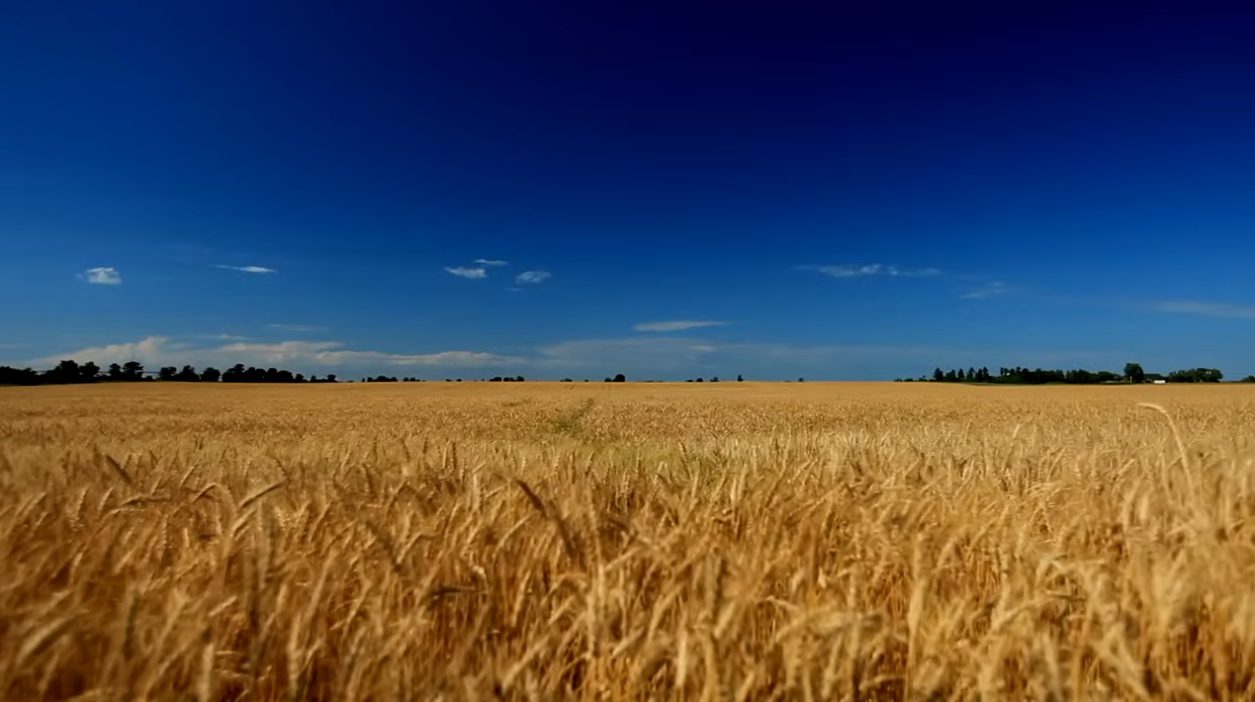
#> input picture P06 Lineas rectas/imagen.png, 1255 x 702 px
$ python 'Lineas rectas.py'
#> lines starting #> are read from the running program, lines starting #| are printed output that depends on the picture; after the words box and inside, x2 and y2 are one past the last pixel; in counts of white or black regions, pixels touching at a corner belong together
import cv2
import numpy as np
from sklearn.linear_model import RANSACRegressor

# Función para aplicar RANSAC en múltiples iteraciones
def detectar_varias_lineas_ransac(puntos_X, puntos_Y, min_puntos=5, max_iteraciones=50):
    lineas_ransac = []
    iteracion = 0

    while len(puntos_X) > min_puntos and iteracion < max_iteraciones:
        # Aplicar RANSAC para detectar una línea
        ransac = RANSACRegressor()
        ransac.fit(puntos_X, puntos_Y)

        # Obtener los inliers, es decir, los puntos que se ajustan bien a la línea
        inlier_mask = ransac.inlier_mask_

        # Extraer los puntos que corresponden a la línea detectada
        puntos_inliers_X = puntos_X[inlier_mask]
        puntos_inliers_Y = puntos_Y[inlier_mask]

        # Guardar los puntos de la línea detectada
        lineas_ransac.append((puntos_inliers_X, puntos_inliers_Y))

        # Eliminar los inliers de la lista de puntos (quitar la línea ya detectada)
        puntos_X = puntos_X[~inlier_mask]
        puntos_Y = puntos_Y[~inlier_mask]

        iteracion += 1

    return lineas_ransac

# Función para detectar vecindarios en rango de +50 y -50 (ya existente)
def detectar_vecindarios(image, rango=50):
    rows, cols = image.shape
    visitado = np.zeros((rows, cols), dtype=bool)
    vecindarios = []
    bordes_vecindarios = []

    def obtener_vecindario(r, c, pivote_valor, rango):
        vecindario = [(r, c)]
        borde = set()
        cola = [(r, c)]
        visitado[r, c] = True
        pivote_valor = int(pivote_valor)

        while cola:
            x, y = cola.pop(0)
            for dx in [-1, 0, 1]:
                for dy in [-1, 0, 1]:
                    nx, ny = x + dx, y + dy
                    if 0 <= nx < rows and 0 <= ny < cols and not visitado[nx, ny]:
                        if pivote_valor - rango <= int(image[nx, ny]) <= pivote_valor + rango:
                            visitado[nx, ny] = True
                            vecindario.append((nx, ny))
                            cola.append((nx, ny))
                        else:
                            borde.add((nx, ny))
        return vecindario, borde

    for r in range(rows):
        for c in range(cols):
            if not visitado[r, c]:
                pivote_valor = image[r, c]
                vecindario, borde = obtener_vecindario(r, c, pivote_valor, rango)
                vecindarios.append(vecindario)
                bordes_vecindarios.append(borde)

    return vecindarios, bordes_vecindarios

# Cargar imagen
imagen_a_color = cv2.imread('imagen.png')
#> imagen_a_color is the input picture: shape (702, 1255, 3); mean B, G, R 82.1, 77.2, 79
if imagen_a_color is None:
    print("Error: No se pudo cargar la imagen.")
else:
    # Convertirla a escala de grises
    imagen = cv2.cvtColor(imagen_a_color, cv2.COLOR_BGR2GRAY)
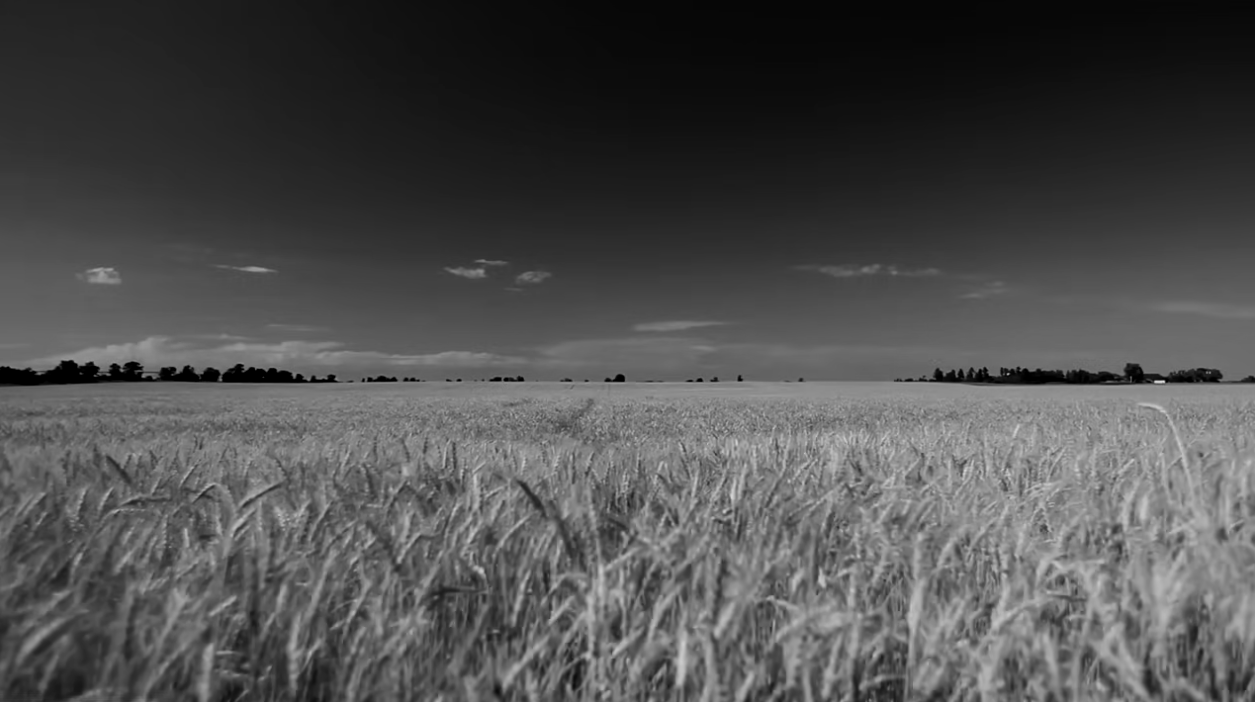
#> imagen: shape (702, 1255); min 0, max 225, mean 78.3

    # Detectar vecindarios y bordes
    vecindarios, bordes_vecindarios = detectar_vecindarios(imagen)
#> after the loop in detectar_vecindarios, `for r in range(rows):`: bordes_vecindarios = 1390 items
#> vecindarios = 1390 items; bordes_vecindarios = 1390 items

    # Mostrar cuántos vecindarios se encontraron
    print(f"Número de vecindarios encontrados: {len(vecindarios)}")
#| Número de vecindarios encontrados: 1390

    # Para visualizar los vecindarios en la imagen (opcional)
    output_image = np.zeros_like(imagen)
    for i, vecindario in enumerate(vecindarios):
        color_value = (255 - (i * 25)) % 256  # Asegurar que los valores estén entre 0 y 255
        for (r, c) in vecindario:
            output_image[r, c] = color_value  # Colorear cada vecindario de manera diferente
#> this loop made 1390 passes
#> color_value on passes 1 to 3: 255, 230, 205
    # Crear imagen binaria para los bordes
    bordes_imagen = np.zeros_like(imagen)

    # Marcar los píxeles de borde en la imagen binaria
    for borde in bordes_vecindarios:
        for (r, c) in borde:
            bordes_imagen[r, c] = 255  # Borde en blanco
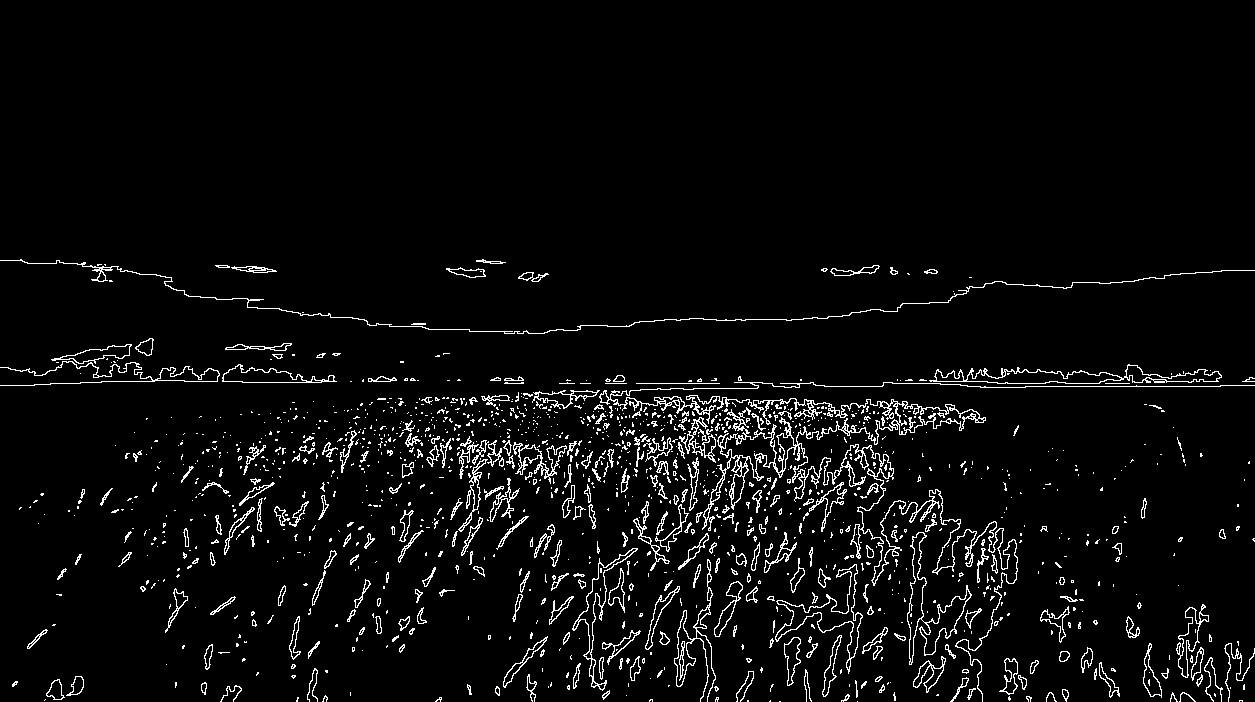
#> bordes_imagen: shape (702, 1255); 4.3% white in thin lines or dots, all inside (x1, y1, x2, y2) = (0, 259, 1255, 702)

    # Aplicar la Transformada de Hough directamente sobre la imagen binarizada de bordes
    # threshold: Decide que el minimo de votos que debe tener para detectarse como linea recta
    # minLineLength: La minima cantidad de pixeles para poder considerarse linea recta
    # masLineGap: maxima separacion permitida entre dos puntos de una linea
    lineas = cv2.HoughLinesP(bordes_imagen, rho=1, theta=np.pi / 180, threshold=50, minLineLength=2, maxLineGap=10)
#> lineas = 2655 rows, first 6: [1065, 383, 1129, 383], [1025, 386, 1220, 386], [851, 386, 882, 386], [731, 420, 893, 400], [417, 456, 445, 454], [616, 445, 865, 428]

    solo_lineas = np.zeros_like(bordes_imagen)
    bordes_restantes = np.copy(bordes_imagen)

    if lineas is not None:
        for linea in lineas:
            for x1, y1, x2, y2 in linea:
                cv2.line(imagen_a_color, (x1, y1), (x2, y2), (0, 255, 0), 2)  # Dibuja cada línea con color verde
                cv2.line(solo_lineas, (x1, y1), (x2, y2), (255), 2)  # Dibuja cada línea con color verde
                cv2.line(bordes_restantes, (x1, y1), (x2, y2), (0, 255, 0), 2)  # Quita las lineas rectas
#> this loop made 2655 passes
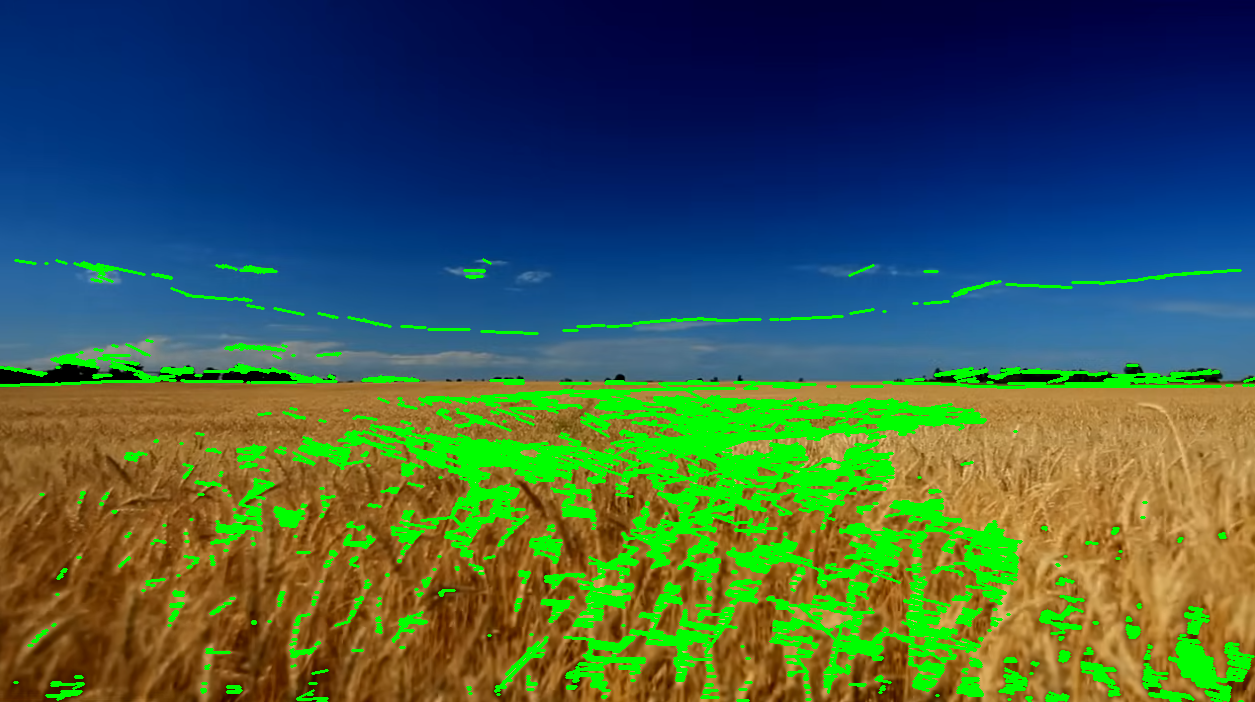
#> imagen_a_color: shape (702, 1255, 3); 10.82% of pixels changed, all inside (x1, y1, x2, y2) = (0, 258, 1255, 702)
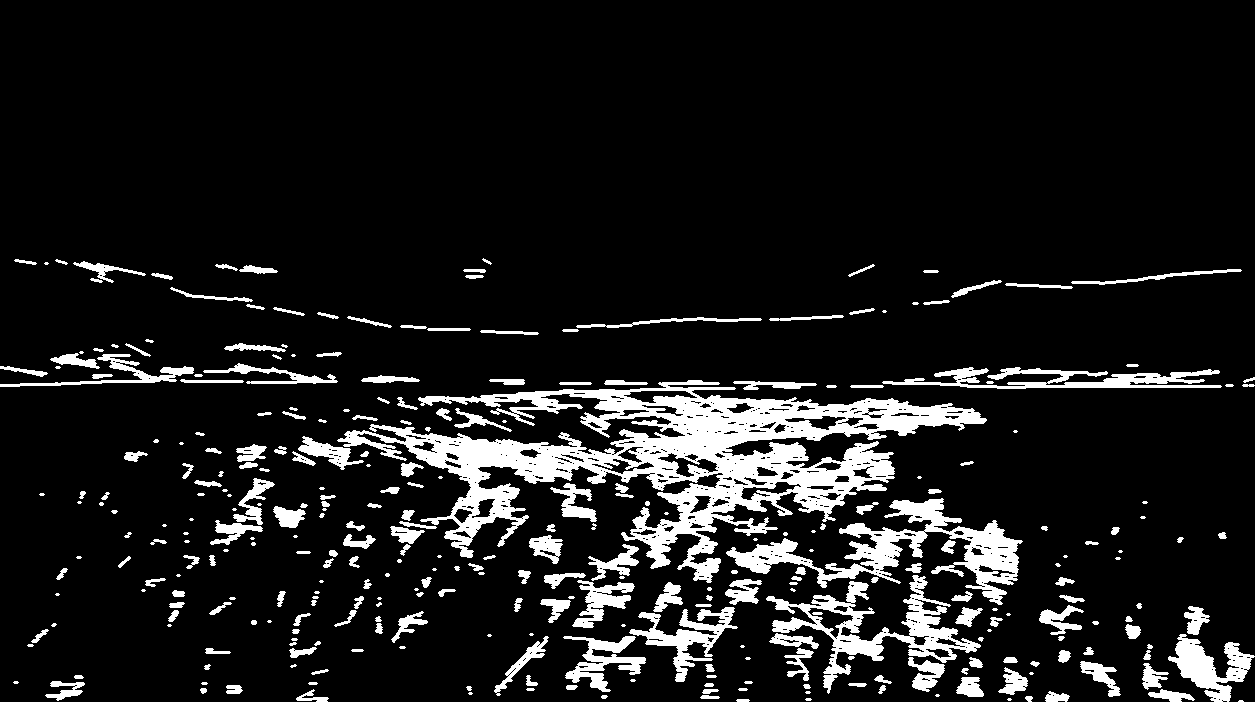
#> solo_lineas: shape (702, 1255); 10.8% white; 324 white regions (88 under 20 px), largest, box (x1, y1, x2, y2) and area: (337, 380, 987, 583) 38028, (726, 498, 1023, 605) 8247, (766, 575, 981, 694) 5756

    # Mostrar la imagen con las líneas detectadas
    cv2.imshow('Vecindarios', output_image)
    cv2.imshow("Bordes de la imagen", bordes_imagen)
    cv2.imshow('Lineas rectas sobrepuestas', imagen_a_color)
    cv2.imshow('Solo lineas rectas', solo_lineas)
    cv2.imshow("Bordes restantes de la imagen", bordes_restantes)
    cv2.waitKey(0)
    cv2.destroyAllWindows()

    # Guardar las imagenes
    cv2.imwrite('Imagen Vecindarios.png', output_image)
    cv2.imwrite("Imagen Bordes de la imagen.png", bordes_imagen)
    cv2.imwrite('Imagen Lineas rectas sobrepuestas.png', imagen_a_color)
    cv2.imwrite('Imagen Solo lineas rectas.png', solo_lineas)
    cv2.imwrite("Imagen Bordes restantes de la imagen.png", bordes_restantes)

    # Guardar la matriz de la imagen en escala de grises en un archivo CSV
    np.savetxt('Matriz imagen_gris.csv', imagen, delimiter=',', fmt='%d')
    print("La matriz de la imagen en escala de grises se ha guardado en 'imagen.csv'.")

    # Guardar la matriz de la imagen vecindarios en un archivo CSV
    np.savetxt('Matriz Vecindarios.csv', output_image, delimiter=',', fmt='%d')
    print("La matriz de la imagen en escala de grises se ha guardado en 'imagen_vecindarios.csv'.")

    # Guardar la matriz de la imagen Bordes de la imagen en un archivo CSV
    np.savetxt('Matriz Bordes de la imagen.csv', bordes_imagen, delimiter=',', fmt='%d')
    print("La matriz de la imagen en escala de grises se ha guardado en 'imagen_vecindarios.csv'.")

    # Guardar la matriz de la imagen Solo lineas rectas en un archivo CSV
    np.savetxt('Matriz Solo lineas rectas.csv', solo_lineas, delimiter=',', fmt='%d')
    print("La matriz de la imagen en escala de grises se ha guardado en 'imagen_vecindarios.csv'.")

    # Guardar la matriz de la imagen Bordes restantes de la imagen en un archivo CSV
    np.savetxt('Matriz Bordes restantes de la imagen.csv', bordes_restantes, delimiter=',', fmt='%d')
    print("La matriz de la imagen en escala de grises se ha guardado en 'imagen_vecindarios.csv'.")
